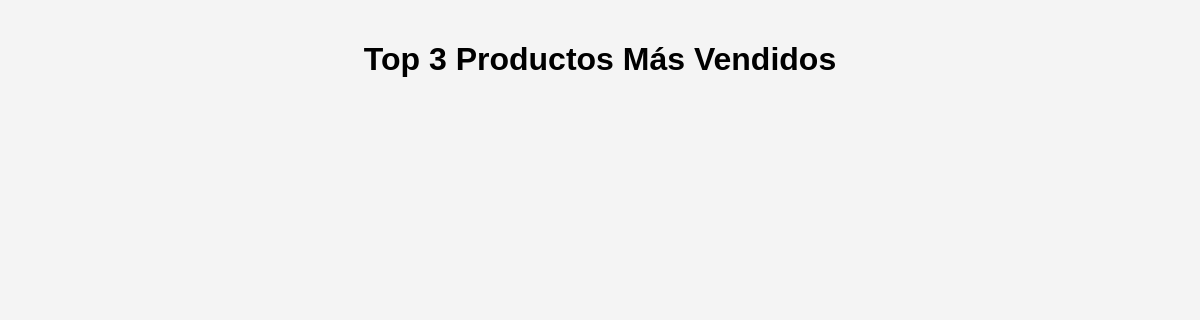
The app's page /productos/top-vendidos/ (signed in), older data.
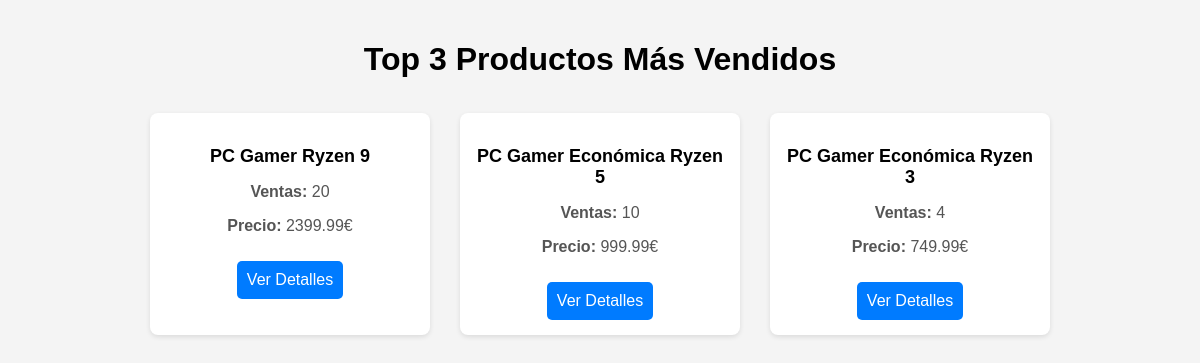
The same page, newer data.
### products/models.py (models this page shows, shortened)
class Product(models.Model):
    name = models.CharField(max_length=200)
    description = models.TextField()
    price = models.DecimalField(max_digits=10, decimal_places=2)
    stock = models.IntegerField()
    brand = models.CharField(max_length=100)
    images = models.JSONField()  # Almacena URLs de imágenes como una lista
    category = models.ForeignKey(Category, on_delete=models.CASCADE)
    ventas = models.IntegerField(default=0)

### products/views.py (the view)
# urls.py: path('productos/top-vendidos/', top_productos_vendidos, name='top_productos_vendidos'),  # Añadir ruta para productos más vendidos
@login_required #Productos mas vendidos
def top_productos_vendidos(request):
    productos = Product.objects.order_by('-ventas')[:3]
    return render(request, 'users/top_productos.html', {'productos': productos})

### templates/users/top_productos.html (shortened to what this page needs)
<!DOCTYPE html>
<html lang="es">
<head>
</head>
<body>
    <h1>Top 3 Productos Más Vendidos</h1>
    <div class="product-list">
        {% for producto in productos %}
        <div class="product-item">
            <h3>{{ producto.name }}</h3>
            <p><strong>Ventas:</strong> {{ producto.ventas }}</p>
            <p><strong>Precio:</strong> {{ producto.price }}€</p>
            <a href="{% url 'detalle_producto' producto.id %}">Ver Detalles</a>
        </div>
        {% endfor %}
    </div>
</body>
</html>

Row changes from the older to the newer data that the page shows:
added Product: name "PC Gamer Ryzen 9", ventas "20", price "2399.99"
added Product: name "PC Gamer Económica Ryzen 5", ventas "10", price "999.99"
added Product: name "PC Gamer Económica Ryzen 3", ventas "4", price "749.99"
